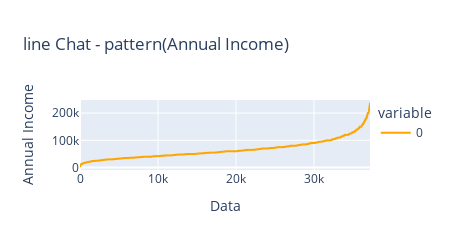

The notebook cell this image was saved under:
### Code cell
# checking trend of values in annual_inc using line chart to find the appropriate quantile to use to remove outliers
px.line(sorted(loan_data.annual_inc),width=450,height=250,title=' line Chat - pattern(Annual Income)',labels={'value':'Annual Income','index':' Data'},color_discrete_sequence=['orange']).show()

### Figure 1 — Plotly figure (JSON) as saved in the notebook; plotly's stock layout.template omitted (floating-point values rounded to 4 significant figures; data arrays with more than 128 entries replaced by an {"elided": "..."} marker saying what was removed)
{"data": [{"hovertemplate": "variable=0<br> Data=%{x}<br>Annual Income=%{y}<extra></extra>", "legendgroup": "0", "line": {"color": "orange", "dash": "solid"}, "marker": {"symbol": "circle"}, "mode": "lines", "name": "0", "showlegend": true, "type": "scattergl", "x": {"elided": "37173 int values"}, "xaxis": "x", "y": {"elided": "37173 float values"}, "yaxis": "y"}], "layout": {"height": 250, "legend": {"title": {"text": "variable"}, "tracegroupgap": 0}, "title": {"text": " line Chat - pattern(Annual Income)"}, "width": 450, "xaxis": {"anchor": "y", "autorange": true, "domain": [0, 1], "range": [0, 37172], "title": {"text": " Data"}, "type": "linear"}, "yaxis": {"anchor": "x", "autorange": true, "domain": [0, 1], "range": [-8833.0, 247800.0], "title": {"text": "Annual Income"}, "type": "linear"}}}
